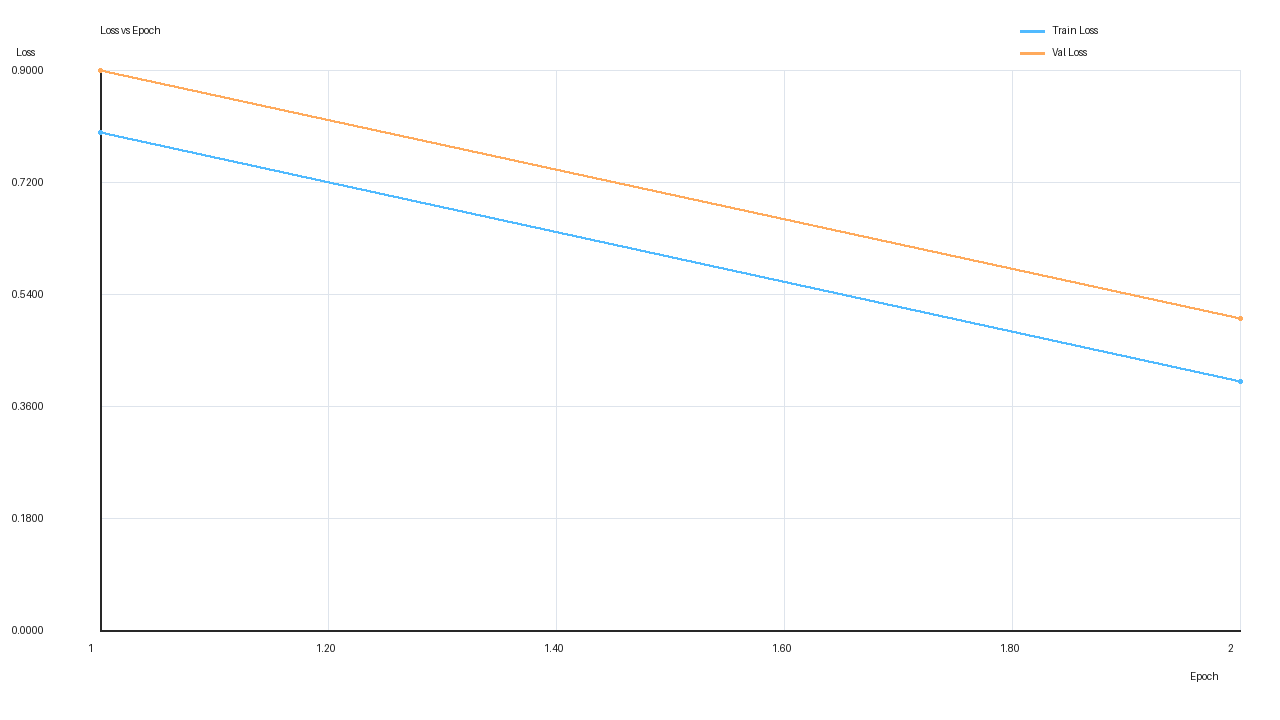
#> input picture plugins/neuralimage/.test_runtime/training_metric_csv_export_3a1452adac3e455586b97db7bd39c06c/training_metrics_loss_by_epoch.png, 1280 x 720 px; its folder holds only this picture in this run
$ python -i build_isolation_map.py   (imports and definitions only)
#> lines starting #> are read from the running program, lines starting #| are printed output that depends on the picture; after the words box and inside, x2 and y2 are one past the last pixel; in counts of white or black regions, pixels touching at a corner belong together
### plugins/contour/src/contour/vision/io_normalize.py
"""Image load + canonical normalization to ``uint8`` grayscale (or 3ch BGR where needed)."""

from __future__ import annotations

from collections.abc import Callable
from pathlib import Path
from typing import Any

import numpy as np

from .schemas import ImageRef

ensure_uint8: Callable[[np.ndarray], np.ndarray] | None
load_image_color: Callable[[str | Path], np.ndarray] | None

try:
    from ..utils import ensure_uint8, load_image_color
except ImportError:  # pragma: no cover - package-relative edge cases
    ensure_uint8 = None
    load_image_color = None


# [9 lines left out: function load_bgr, not called in this run]


def to_gray_u8(image: Any) -> np.ndarray:
    import cv2

    data = ensure_uint8(np.asarray(image)) if ensure_uint8 is not None else ensure_uint8_local(image)
    if data.ndim == 2:
        return data
    if data.ndim == 3 and data.shape[2] >= 3:
        return cv2.cvtColor(data, cv2.COLOR_BGR2GRAY)
    return data[:, :, 0]


# [25 lines left out: functions ensure_uint8_local, make_image_ref, not called in this run]

### plugins/contour/src/contour/utils.py
from __future__ import annotations

import os
from collections.abc import Iterable
from pathlib import Path
from threading import Lock
from typing import BinaryIO

import cv2
import numpy as np

from .application.processing import DisplaySettings
from .domain import PolygonData
from .i18n import tr

SUPPORTED_IMAGE_SUFFIXES = {".png", ".jpg", ".jpeg", ".bmp", ".tif", ".tiff"}
_CV2_DECODE_LOCK = Lock()


def is_image_path(path: str | Path) -> bool:
    return Path(path).suffix.lower() in SUPPORTED_IMAGE_SUFFIXES


def is_visible_image_path(path: str | Path) -> bool:
    normalized = Path(path)
    return is_image_path(normalized) and not normalized.name.startswith("_")


# [15 lines left out: functions scan_image_files, ensure_directory, not called in this run]


def ensure_uint8(image: np.ndarray) -> np.ndarray:
    if image.dtype == np.uint8:
        return image
    if image.dtype == np.bool_:
        return image.astype(np.uint8) * 255
    data = image.astype(np.float32)
    data = np.nan_to_num(data, copy=False)
    min_value = float(np.min(data)) if data.size else 0.0
    max_value = float(np.max(data)) if data.size else 0.0
    if max_value <= min_value:
        return np.zeros_like(data, dtype=np.uint8)
    normalized = (data - min_value) / (max_value - min_value)
    return np.clip(normalized * 255.0, 0, 255).astype(np.uint8)


# [162 lines left out: functions _imread_unicode_safe, imwrite_unicode_safe, load_image_grayscale, load_image_color_thumbnail, load_image_color, ensure_binary_mask and 2 more, not called in this run]


def _is_ellipse_display_polygon(polygon: PolygonData) -> bool:
    return polygon.shape_hint == "box" or polygon.category == "via"


# [18 lines left out: functions _ellipse_geometry_from_points, hex_to_bgr, not called in this run]

### plugins/contour/src/contour/vision/via/bright_tophat_dog_parts/build_isolation_map.py
"""bright_tophat_dog: build isolation map."""
from __future__ import annotations
from typing import TYPE_CHECKING
import cv2
import numpy as np
from contour.vision.io_normalize import to_gray_u8

from contour.vision.via.bright_tophat_dog_parts.draw_overlay import _as_gray_f32

# [85 lines left out: functions _bright_local_peak_mask, _tiled_percentile_mask, _odd_kernel_size, _build_isolation_map, _isolation_score, not called in this run]

# [2 lines that did not run here, left out]

# [12 lines that did not run here, left out]

def _metal_mask(gray: np.ndarray) -> np.ndarray:
    if gray.size == 0:
        return np.zeros_like(gray, dtype=np.uint8)
    _t, mask = cv2.threshold(gray, 0, 255, cv2.THRESH_BINARY + cv2.THRESH_OTSU)
    kernel = cv2.getStructuringElement(cv2.MORPH_ELLIPSE, (5, 5))
    return cv2.morphologyEx(mask, cv2.MORPH_CLOSE, kernel)

def _edge_distance_map(gray: np.ndarray) -> np.ndarray:
    if gray.size == 0:
        return np.zeros_like(gray, dtype=np.float32)
    blur = cv2.GaussianBlur(to_gray_u8(gray), (3, 3), 0.0)
    median = float(np.median(blur))
#> median = 255
    lower = int(max(0, 0.66 * median))
#> lower = 168
    upper = int(min(255, max(lower + 1, 1.33 * median)))
#> upper = 255
    edges = cv2.Canny(blur, lower, upper)
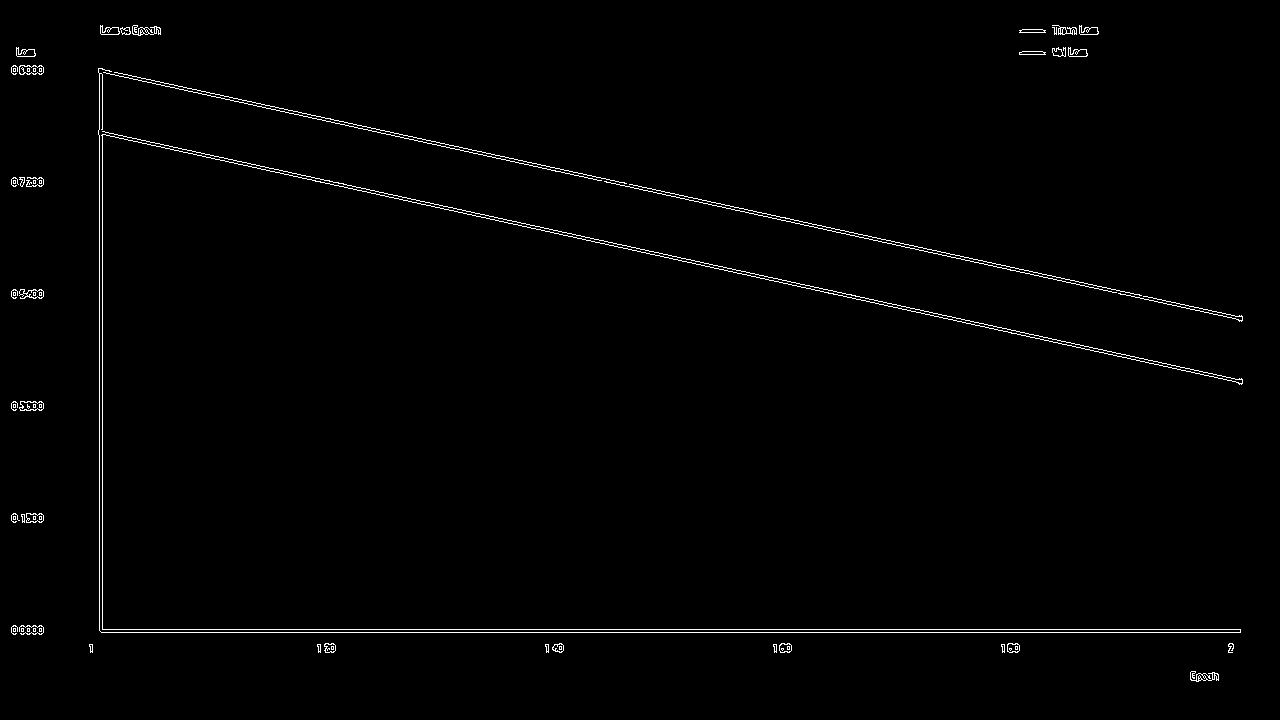
#> edges: shape (720, 1280); 1.1% white in thin lines or dots, all inside (x1, y1, x2, y2) = (11, 25, 1243, 682)
    return cv2.distanceTransform(cv2.bitwise_not(edges), cv2.DIST_L2, 3)
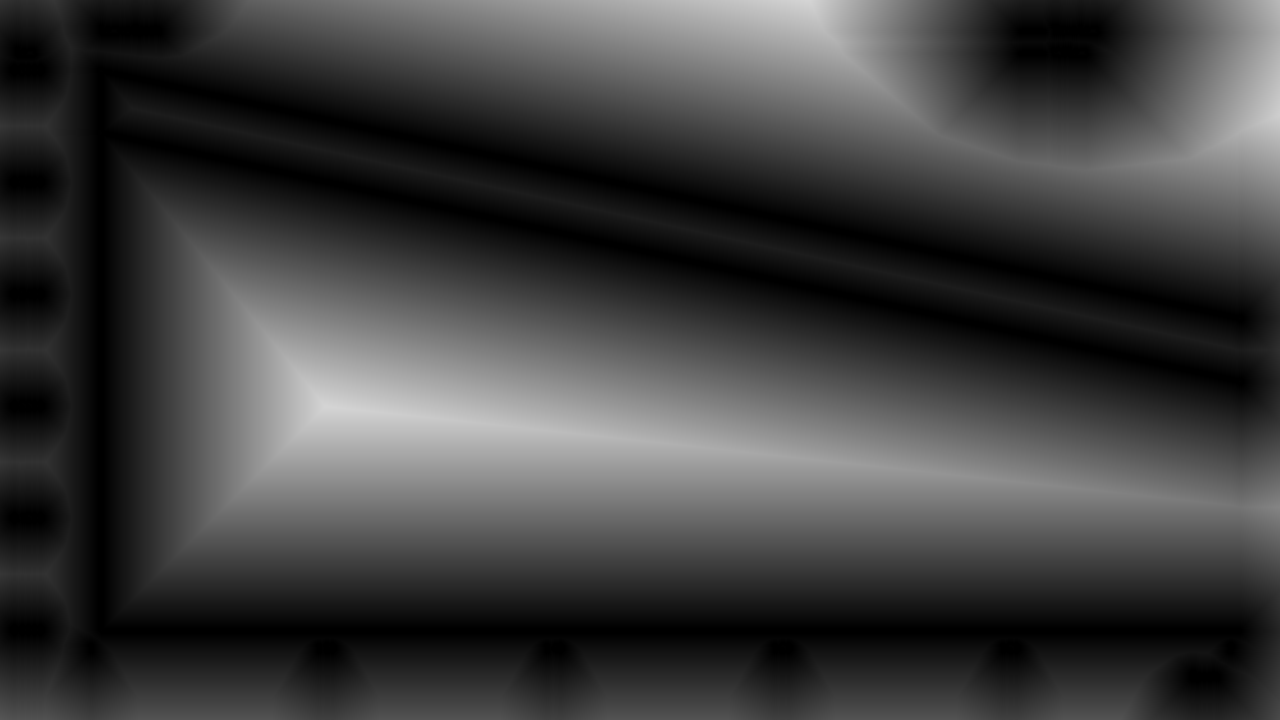
#> returned value: shape (720, 1280) float32; min 0, max 213, mean 64.4

# [8 lines left out: function _expanded_bbox, not called in this run]

def _disk_mean(image: np.ndarray, center: tuple[float, float], radius: float) -> float:
    data = _as_gray_f32(image)
    return _disk_mean_f32(data, center, radius)

# [61 lines left out: functions _disk_mean_f32, _local_patch, _bilinear_sample, _sample_is_inside, _sample_distance, not called in this run]

if TYPE_CHECKING:
    from contour.vision.via.bright_tophat_dog_parts.bright_via_detection import BrightViaDetection, _RawStage1

>>> import cv2
>>> picture = cv2.imread('../../../../../../neuralimage/.test_runtime/training_metric_csv_export_3a1452adac3e455586b97db7bd39c06c/training_metrics_loss_by_epoch.png', cv2.IMREAD_GRAYSCALE)
>>> result = _edge_distance_map(picture)

$ run again, on plugins/neuralimage/.test_runtime/training_metric_csv_export_3a1452adac3e455586b97db7bd39c06c/training_metrics_train_loss_by_batch.png
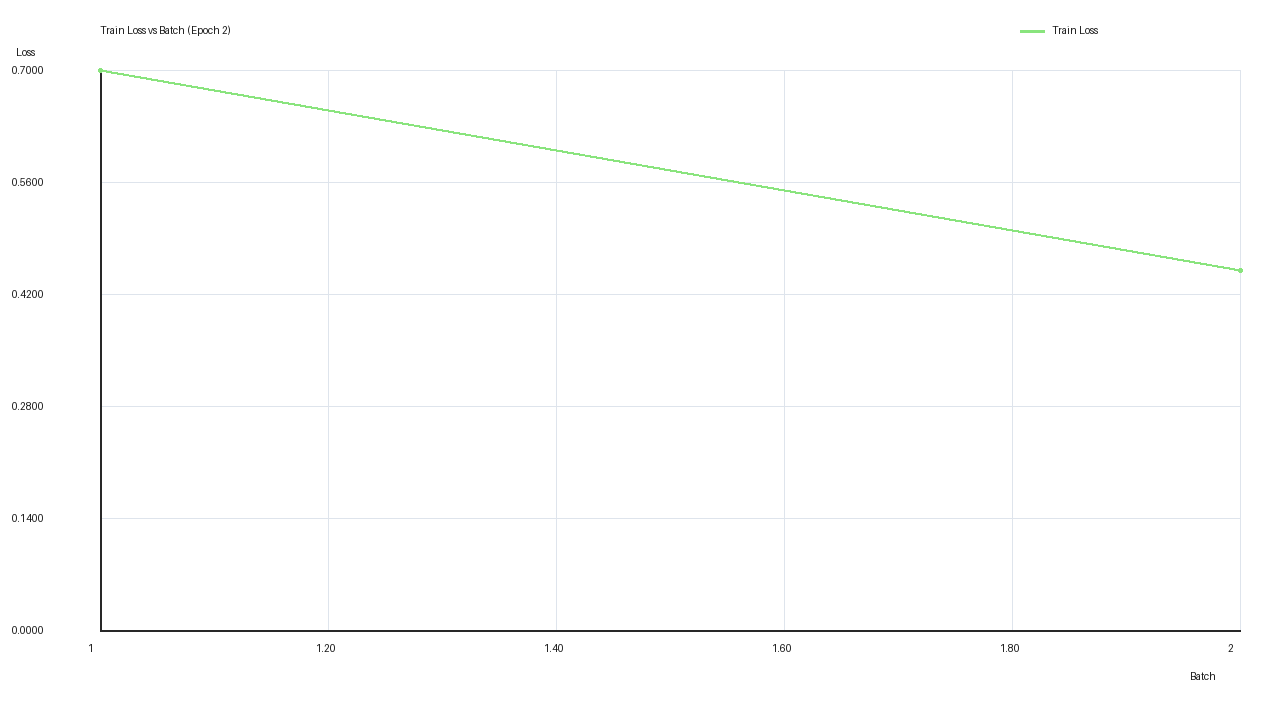
#> input picture plugins/neuralimage/.test_runtime/training_metric_csv_export_3a1452adac3e455586b97db7bd39c06c/training_metrics_train_loss_by_batch.png, 1280 x 720 px
#> median = 255
#> lower = 168
#> upper = 255
#> in _edge_distance_map, `edges = cv2.Canny(blur, lower, upper)`:
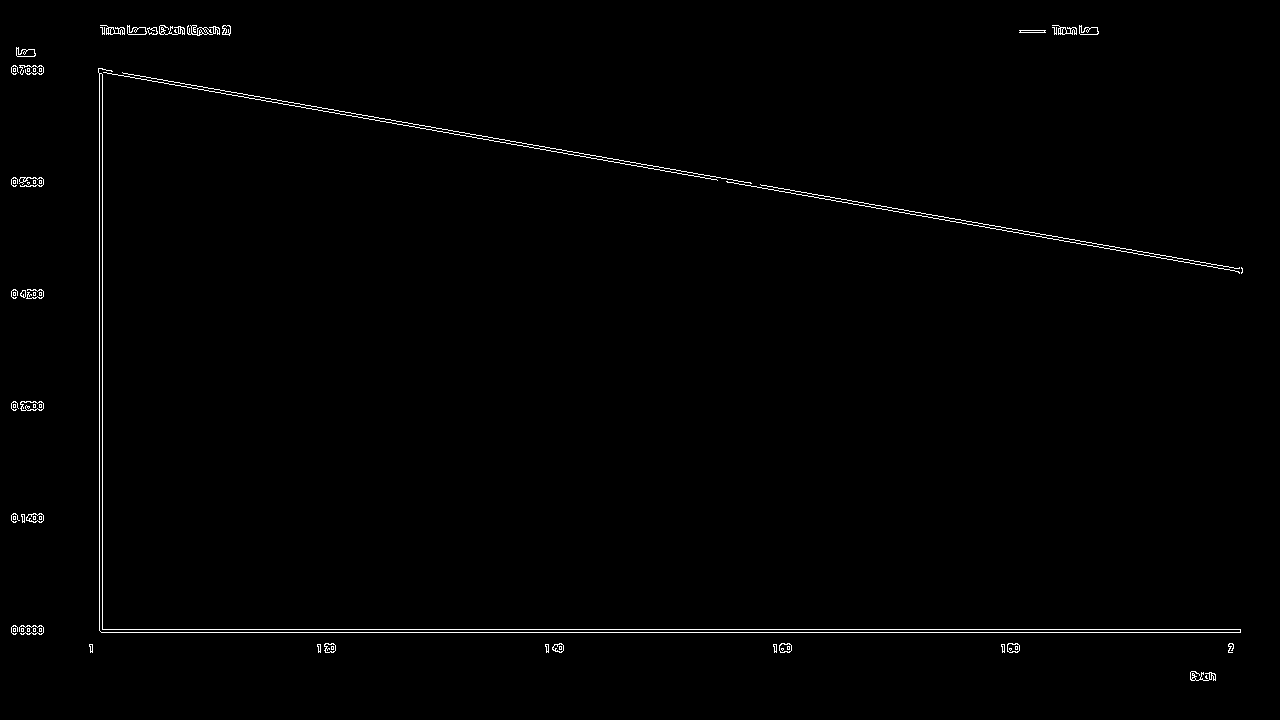
#> edges: shape (720, 1280); 0.85% white in thin lines or dots, all inside (x1, y1, x2, y2) = (11, 25, 1243, 681)
#> in _edge_distance_map, `return cv2.distanceTransform(cv2.bitwise_not(edges), cv2.DIST_L2, 3)`:
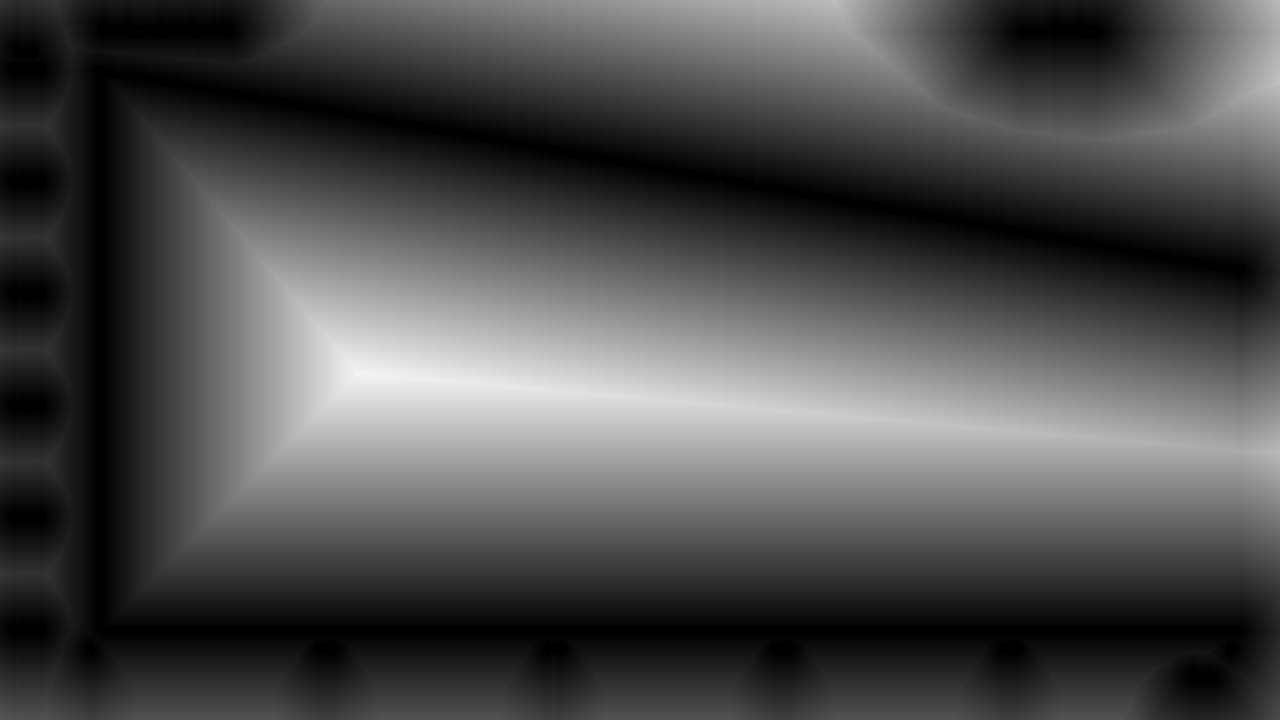
#> returned value: shape (720, 1280) float32; min 0, max 244.5, mean 78.3

$ run again, on plugins/neuralimage/.test_runtime/training_metric_csv_export_3a1452adac3e455586b97db7bd39c06c/training_metrics_validation_quality.png
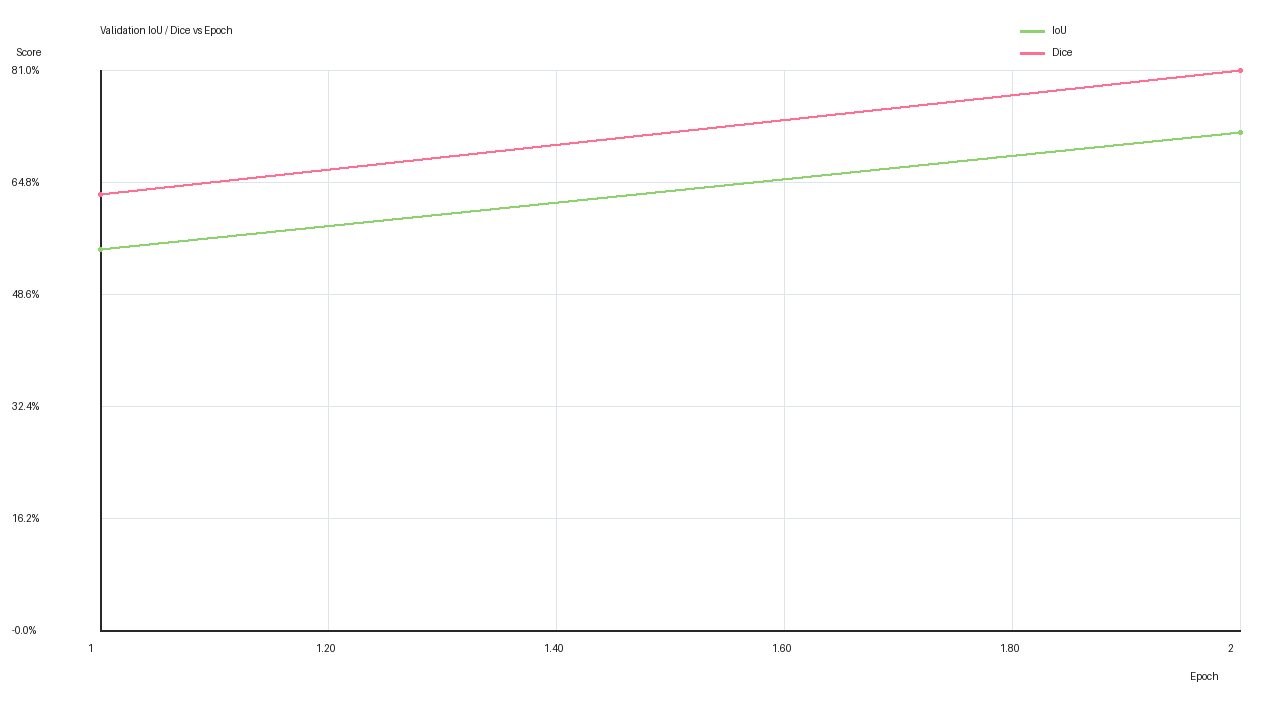
#> input picture plugins/neuralimage/.test_runtime/training_metric_csv_export_3a1452adac3e455586b97db7bd39c06c/training_metrics_validation_quality.png, 1280 x 720 px
#> median = 255
#> lower = 168
#> upper = 255
#> in _edge_distance_map, `edges = cv2.Canny(blur, lower, upper)`:
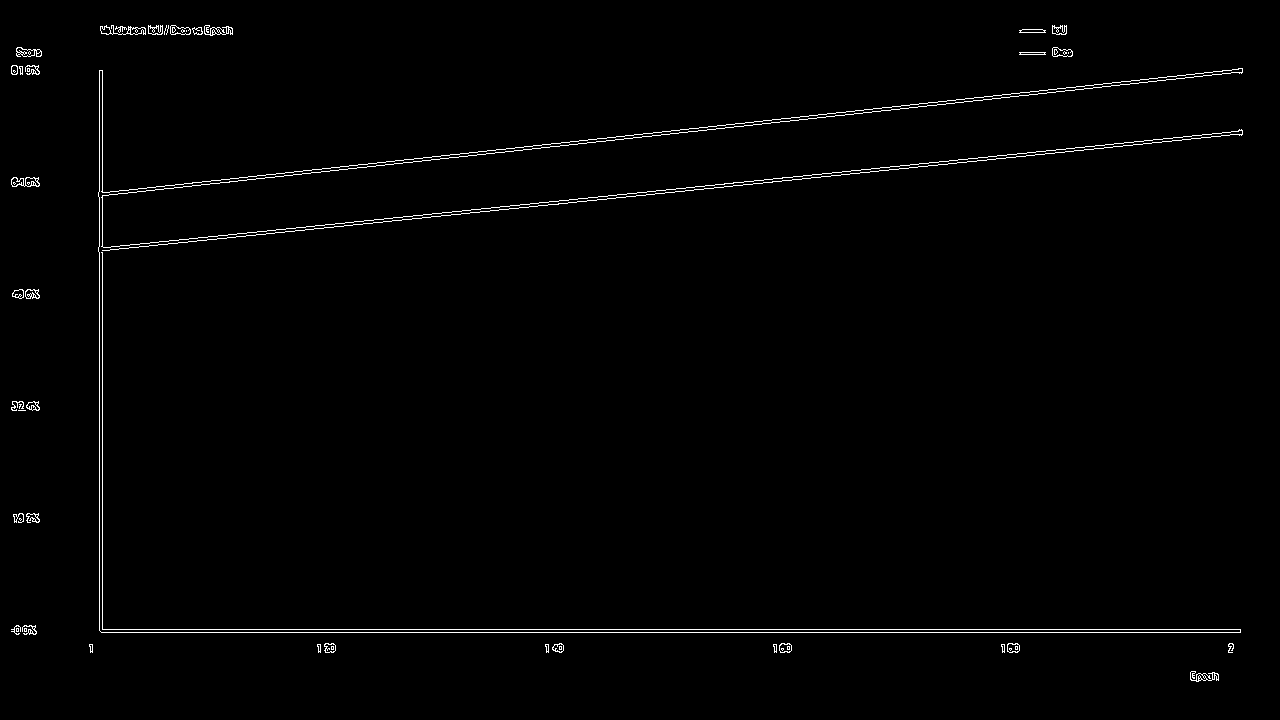
#> edges: shape (720, 1280); 1.1% white in thin lines or dots, all inside (x1, y1, x2, y2) = (11, 25, 1243, 682)
#> in _edge_distance_map, `return cv2.distanceTransform(cv2.bitwise_not(edges), cv2.DIST_L2, 3)`:
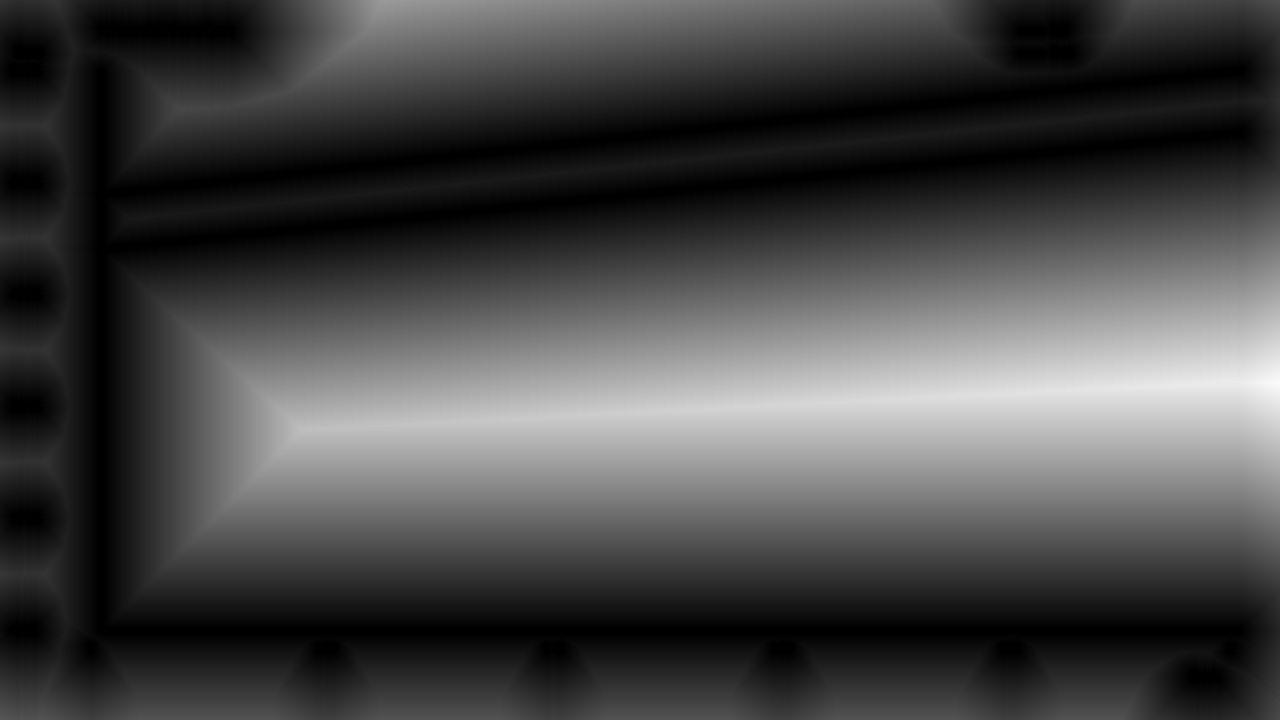
#> returned value: shape (720, 1280) float32; min 0, max 251.6, mean 72.1
